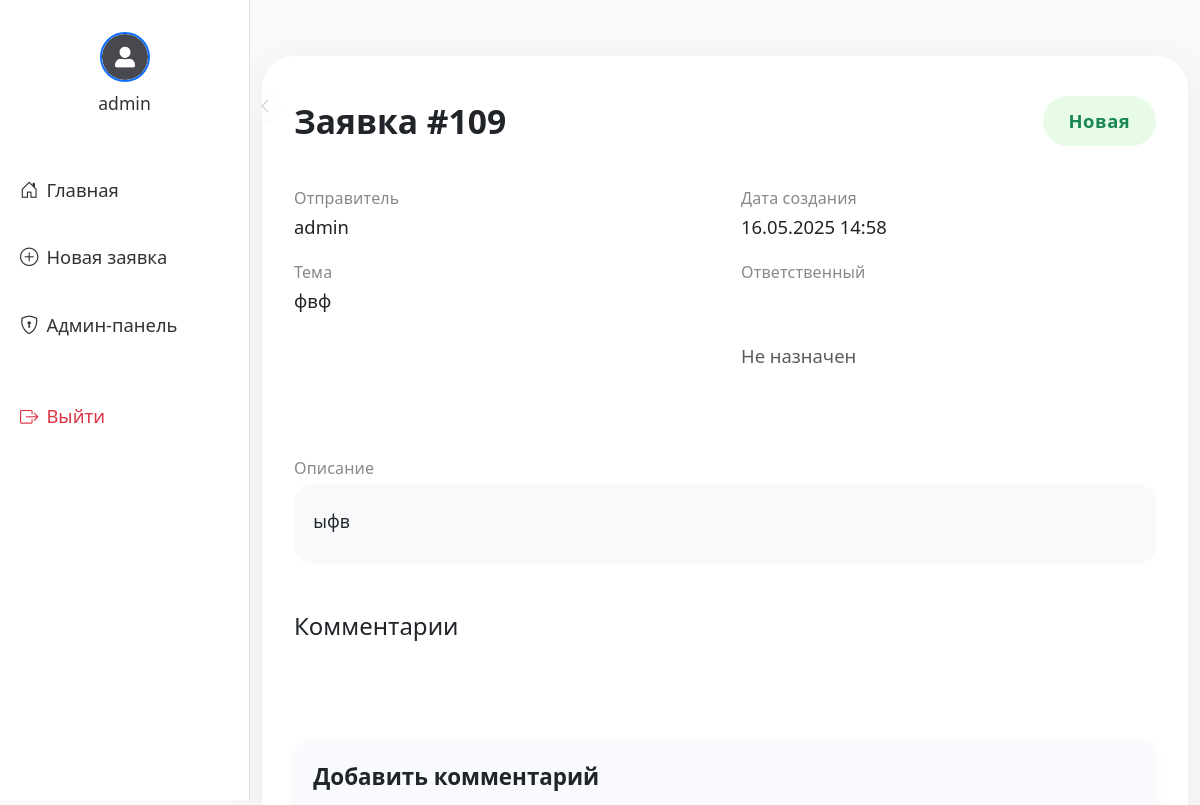
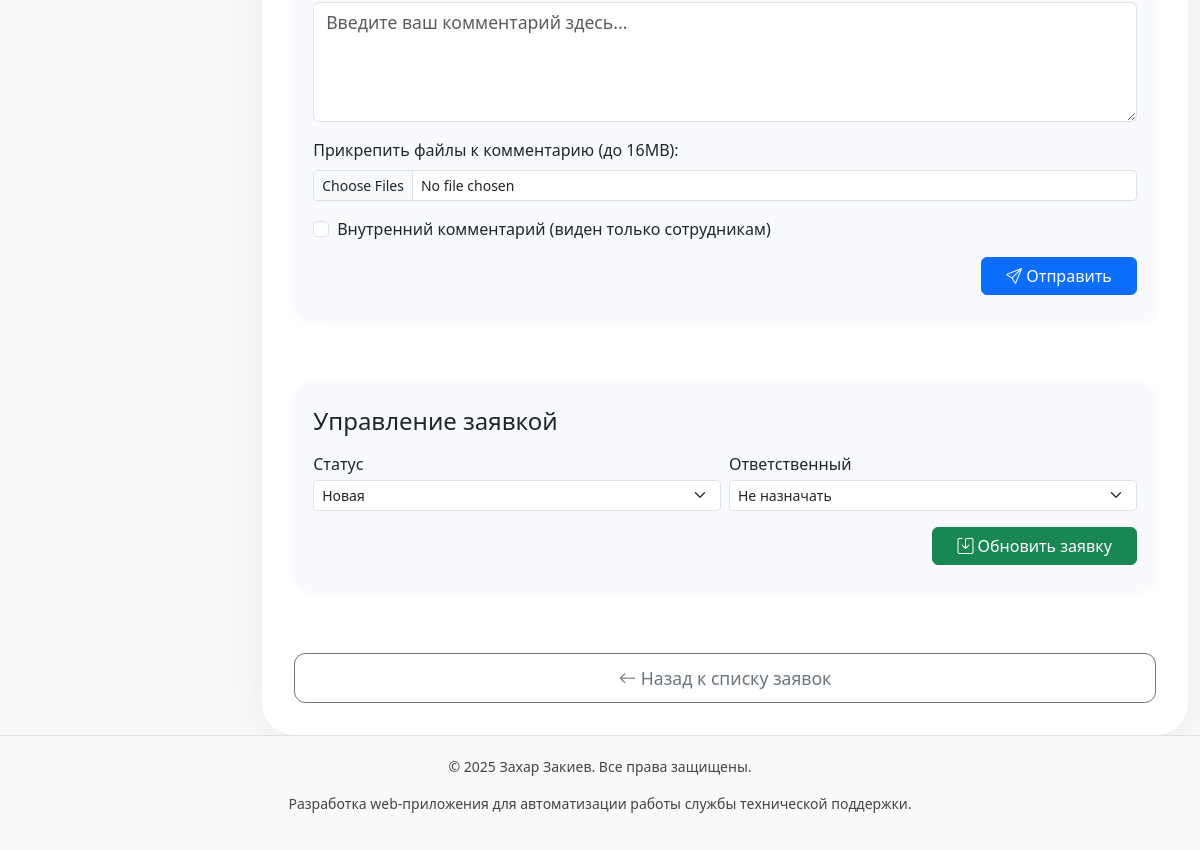
/ticket/109 (signed in), run on an earlier commit of the app's database (2 pictures, top to bottom).
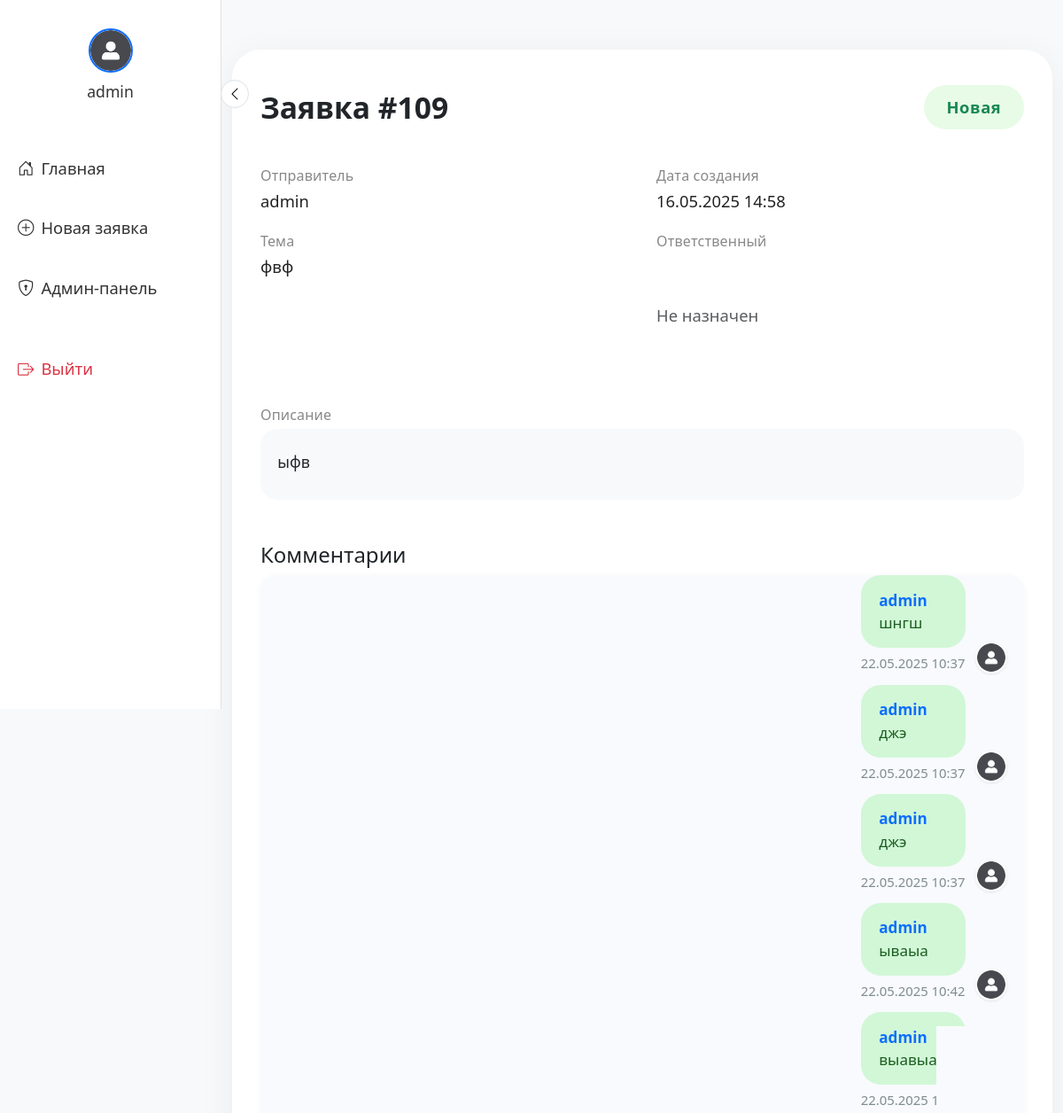
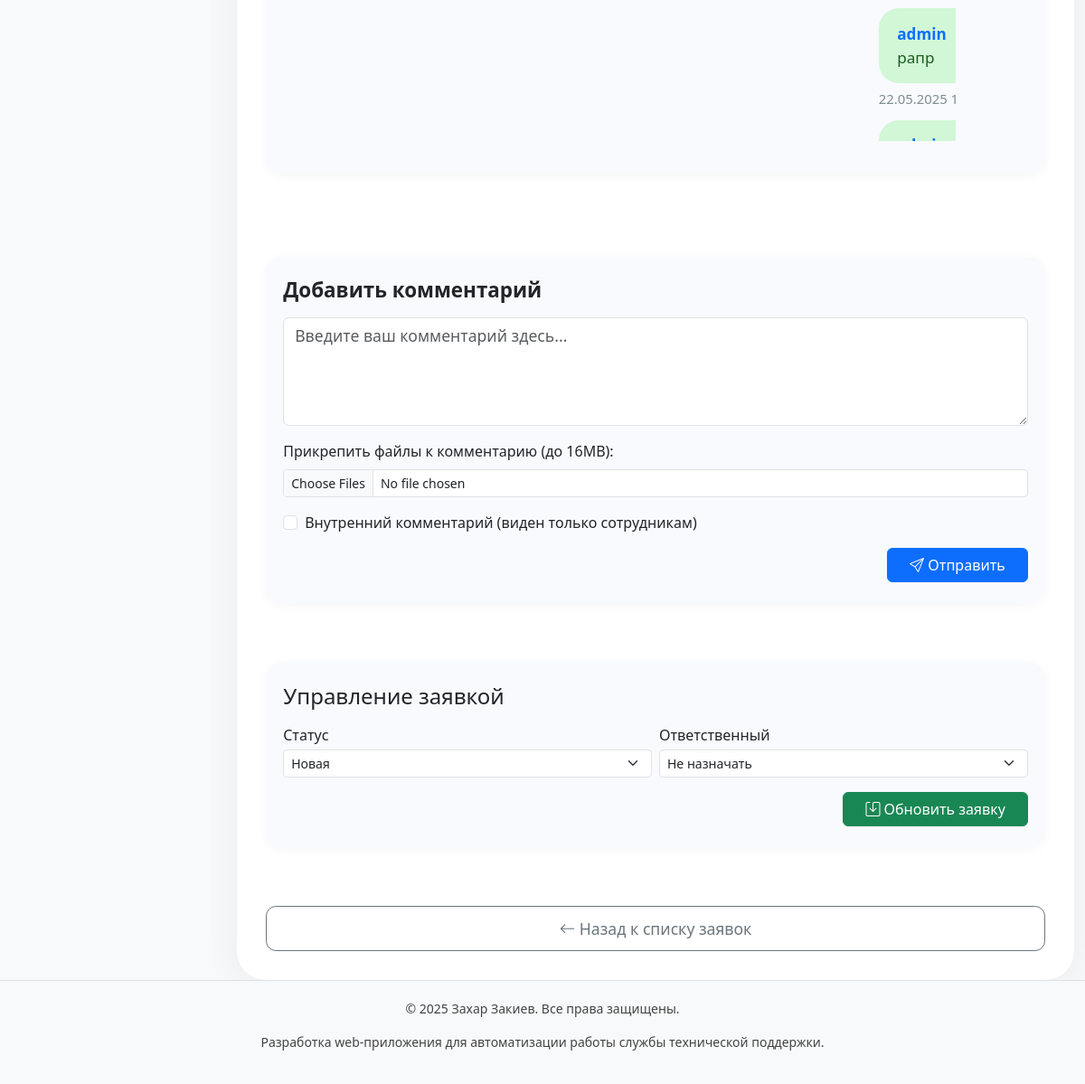
And on a later commit of the database (2 pictures, top to bottom).
### tables this page shows
CREATE TABLE tickets (
    id INTEGER PRIMARY KEY AUTOINCREMENT,
    sender TEXT NOT NULL,
    subject TEXT NOT NULL,
    body TEXT NOT NULL,
    status TEXT DEFAULT 'новая',
    created_at TIMESTAMP DEFAULT CURRENT_TIMESTAMP,
    user_id INTEGER
, assignee_id INTEGER, assigned_to INTEGER, attachment TEXT, public_token TEXT);

CREATE TABLE comments (
    id INTEGER PRIMARY KEY AUTOINCREMENT,
    ticket_id INTEGER NOT NULL,
    user_id INTEGER, -- NULLABLE, если комментарии могут оставлять неавторизованные пользователи (для public_ticket) или это системные сообщения
    author_name TEXT, -- Имя автора, если user_id IS NULL (например, email для public_ticket)
    body TEXT NOT NULL,
    created_at TIMESTAMP DEFAULT CURRENT_TIMESTAMP,
    is_internal BOOLEAN DEFAULT 0, -- 0 для публичного, 1 для внутреннего комментария (виден только сотрудникам)
    attachment TEXT, -- Имена прикрепленных файлов, через запятую
    FOREIGN KEY (ticket_id) REFERENCES tickets (id) ON DELETE CASCADE,
    FOREIGN KEY (user_id) REFERENCES users (id) ON DELETE SET NULL
);

CREATE TABLE users (
    id INTEGER PRIMARY KEY AUTOINCREMENT,
    username TEXT NOT NULL UNIQUE,
    email TEXT NOT NULL UNIQUE,
    password TEXT NOT NULL,
    role TEXT DEFAULT 'user',
    is_confirmed INTEGER DEFAULT 0,
    avatar TEXT DEFAULT 'default_avatar.png'
);

### app.py (the view, shortened to what this page needs)
@app.route("/ticket/<int:ticket_id>", methods=["GET", "POST"])
@login_required # Декоратор из вашего paste.txt
def ticket(ticket_id):
    with get_db_connection() as conn:
        ticket_data_row = conn.execute(
            "SELECT t.*, u_creator.username as creator_username FROM tickets t LEFT JOIN users u_creator ON t.user_id = u_creator.id WHERE t.id = ?",
            (ticket_id,)
        ).fetchone()
        if ticket_data_row is None:
            flash("Заявка не найдена.", "error")
            return redirect(url_for('dashboard'))
        current_user_id = session.get("user_id") # Из paste.txt сессия хранит user_id
        current_user_role = session.get("role")
        if current_user_role == "client" and ticket_data_row["user_id"] != current_user_id:
            flash("У вас нет доступа к этой заявке.", "error")
            return redirect(url_for('dashboard'))
        users_for_assign = conn.execute("SELECT id, username FROM users WHERE role IN ('admin', 'user')").fetchall()
        ticket_dict = dict(ticket_data_row)
        ticket_dict["sender"] = decode_sender(ticket_dict["sender"]) if ticket_dict["sender"] else ticket_dict["creator_username"]
        ticket_dict["subject"] = decode_sender(ticket_dict["subject"])
        comments_query_sql = """
            SELECT c.*, u.username as user_username, u.avatar as user_avatar
            FROM comments c
            LEFT JOIN users u ON c.user_id = u.id
            WHERE c.ticket_id = ?
        """
        if current_user_role == "client":
            comments_query_sql += " AND (c.is_internal = 0 OR c.is_internal IS NULL)"
        comments_query_sql += " ORDER BY c.created_at ASC" # или DESC для обратного порядка
        comments_list = conn.execute(comments_query_sql, (ticket_id,)).fetchall()
    return render_template("ticket.html", ticket=ticket_dict, users=users_for_assign, comments=comments_list)

### app.py (called while the page is built)
def get_db_connection():
    conn = sqlite3.connect(DB_PATH)
    conn.row_factory = sqlite3.Row
    return conn

def login_required(f):
    @wraps(f)
    def decorated_function(*args, **kwargs):
        if "user" not in session:
            return redirect("/login")
        return f(*args, **kwargs)
    return decorated_function

def decode_sender(encoded_sender):
    decoded_parts = decode_header(encoded_sender)
    decoded_str = ""
    for part, encoding in decoded_parts:
        if isinstance(part, bytes):
            decoded_str += part.decode(encoding or "utf-8")
        else:
            decoded_str += part
    return decoded_str

@app.template_filter('dt')
def dt(value):
    from datetime import datetime
    if hasattr(value, 'strftime'):
        return value.strftime('%d.%m.%Y %H:%M')
    try:
        dt = datetime.strptime(value, '%Y-%m-%d %H:%M:%S')
        return dt.strftime('%d.%m.%Y %H:%M')
    except Exception:
        return value

### templates/ticket.html (shortened to what this page needs)
{% extends "base.html" %}
{% block content %}
<div class="ticket-main-card">
    <div class="ticket-title-row">
        <h2>Заявка #{{ ticket.id }}</h2>
        <span class="ticket-status-badge
                {% if ticket.status == 'новая' %}bg-success
                {% elif ticket.status == 'в работе' %}bg-warning text-dark
                {% elif ticket.status == 'завершена' %}bg-secondary
                {% else %}bg-light text-dark
                {% endif %}">
            {{ ticket.status|capitalize }}
        </span>
    </div>
    <div class="ticket-details-row">
        <div class="ticket-details-col">
            <div class="ticket-details-label">Отправитель</div>
            <div class="ticket-details-value">{{ ticket.sender }}</div>
            <div class="ticket-details-label">Тема</div>
            <div class="ticket-details-value">{{ ticket.subject }}</div>
        </div>
        <div class="ticket-details-col">
            <div class="ticket-details-label">Дата создания</div>
            <div class="ticket-details-value">{{ ticket.created_at|dt }}</div>
            <div class="ticket-details-label">Ответственный</div>
            <div class="ticket-details-value">
                {% if ticket.assigned_username %}
                {{ ticket.assigned_username }}
                {% else %}
                <span class="text-muted">Не назначен</span>
                {% endif %}
            </div>
        </div>
    </div>
    <div>
        <div class="ticket-details-label mb-1">Описание</div>
        <div class="ticket-description-block">{{ ticket.body | safe }}</div>
    </div>
    <div class="chat-section">
        <h4>Комментарии</h4>
        <div id="comments-chat-list" class="chat-list">
            {% include 'comments_partial.html' %}
        </div>
    </div>
    <div class="add-comment-form">
        <h4>Добавить комментарий</h4>
        <form method="POST" action="{{ url_for('add_comment_route', ticket_id=ticket.id) }}"
            enctype="multipart/form-data" id="comment-form">
            <div class="mb-3">
                <textarea class="form-control" id="comment_body" name="body" rows="4"
                    placeholder="Введите ваш комментарий здесь..." required></textarea>
            </div>
            <div class="mb-3">
                <label for="comment_files" class="form-label">Прикрепить файлы к комментарию (до 16MB):</label>
                <input class="form-control form-control-sm" type="file" id="comment_files" name="comment_files[]"
                    multiple>
            </div>
            {% if session.get("role") in ["admin", "user"] %}
            <div class="form-check mb-3">
                <input class="form-check-input" type="checkbox" name="is_internal" id="is_internal_comment">
                <label class="form-check-label" for="is_internal_comment">
                    Внутренний комментарий (виден только сотрудникам)
                </label>
            </div>
            {% endif %}
            <div class="text-end">
                <button type="submit" class="btn btn-primary px-4">
                    <i class="bi bi-send"></i> Отправить
                </button>
            </div>
        </form>
    </div>
    {% if session.get("role") in ["admin", "user"] %}
    <div class="ticket-form-block mt-4">
        <h4 class="mb-3">Управление заявкой</h4>
        <form method="POST" action="{{ url_for('ticket', ticket_id=ticket.id) }}">
            <div class="row g-2 align-items-end">
                <div class="col-md-6">
                    <label for="status" class="form-label mb-1">Статус</label>
                    <select name="status" class="form-select form-select-sm" required>
                        <option value="новая" {% if ticket.status=='новая' %}selected{% endif %}>Новая</option>
                    </select>
                </div>
                <div class="col-md-6">
                    <label for="assigned_to" class="form-label mb-1">Ответственный</label>
                    <select name="assigned_to" class="form-select form-select-sm">
                        <option value="">Не назначать</option>
                    </select>
                </div>
            </div>
            <div class="text-end mt-3">
                <button type="submit" class="btn btn-success px-4">
                    <i class="bi bi-save me-1"></i>Обновить заявку
                </button>
            </div>
        </form>
    </div>
    {% endif %}
    <a class="btn btn-outline-secondary ticket-btn-secondary w-100 mt-4" href="{{ url_for('dashboard') }}">
        <i class="bi bi-arrow-left"></i> Назад к списку заявок
    </a>
</div>
{% endblock %}

### templates/base.html (shortened to what this page needs)
<!DOCTYPE html>
<html lang="ru">
<head>
    <link href="https://cdn.jsdelivr.net/npm/bootstrap@5.3.0/dist/css/bootstrap.min.css" rel="stylesheet">
    <link href="https://cdnjs.cloudflare.com/ajax/libs/bootstrap-icons/1.8.1/font/bootstrap-icons.min.css"
        rel="stylesheet">
</head>
<body class="bg-light d-flex flex-column min-vh-100">
    <nav id="sidebar" class="sidebar d-none d-lg-flex">
        <div class="avatar-wrapper">
            <a href="{{ url_for('profile') }}" class="avatar-link" title="Профиль">
                <img src="{{ url_for('uploaded_file', filename=session.get('user_avatar', 'default_avatar.png')) }}"
                    alt="Аватар">
                <span>{{ session.get('user', 'Профиль') }}</span>
            </a>
        </div>
        <button class="sidebar-toggler" id="sidebarToggle" title="Свернуть/развернуть меню">
            <i class="bi bi-chevron-left"></i>
        </button>
        <ul class="nav flex-column mt-4 w-100">
            <li class="nav-item mb-2">
                <a class="nav-link d-flex align-items-center {% if request.endpoint=='dashboard' %}active{% endif %}"
                    href="{{ url_for('dashboard') }}">
                    <i class="bi bi-house-door me-2"></i>
                    <span class="sidebar-text">Главная</span>
                </a>
            </li>
            <li class="nav-item mb-2">
                <a class="nav-link d-flex align-items-center {% if request.endpoint=='create' %}active{% endif %}"
                    href="{{ url_for('create') }}">
                    <i class="bi bi-plus-circle me-2"></i>
                    <span class="sidebar-text">Новая заявка</span>
                </a>
            </li>
            {% if session.get('role') == 'admin' %}
            <li class="nav-item mb-2">
                <a class="nav-link d-flex align-items-center {% if request.endpoint=='admin_dashboard' %}active{% endif %}"
                    href="{{ url_for('admin_dashboard') }}">
                    <i class="bi bi-shield-lock me-2"></i>
                    <span class="sidebar-text">Админ-панель</span>
                </a>
            </li>
            {% endif %}
            <li class="nav-item mt-4">
                <a class="nav-link text-danger d-flex align-items-center" href="{{ url_for('logout') }}">
                    <i class="bi bi-box-arrow-right me-2"></i>
                    <span class="sidebar-text">Выйти</span>
                </a>
            </li>
        </ul>
    </nav>
    <div class="content-area">
        <div class="container-fluid">
            {% block content %}{% endblock %}
        </div>
    </div>
    <footer class="text-center mt-auto">
        <p>&copy; 2025 Захар Закиев. Все права защищены.</p>
        <p>Разработка web-приложения для автоматизации работы службы технической поддержки.</p>
    </footer>
</body>
</html>

### templates/comments_partial.html (shortened to what this page needs)
{% for comment in comments %}
    {% set is_own = (session.get('user_id') and comment.user_id == session.get('user_id')) %}
    <div class="chat-message
        {% if is_own %} own{% endif %}
        {% if comment.is_internal and session.role != 'client' %} internal{% endif %}">
        <img class="chat-avatar"
             src="{{ url_for('static', filename='uploads/' + (comment.user_avatar if comment.user_avatar else 'default_avatar.png')) }}"
             alt="Аватар"
             onerror="this.onerror=null;this.src='{{ url_for('static', filename='uploads/default_avatar.png') }}';">
        <div>
            <div class="chat-bubble">
                <div>
                    {% if comment.user_id and comment.user_username %}
                        <span class="chat-author">{{ comment.user_username }}</span>
                    {% else %}
                        <span class="chat-author">Система</span>
                    {% endif %}
                </div>
                <div>{{ comment.body | safe }}</div>
            </div>
            <div class="chat-meta">
                <span>{{ comment.created_at|dt }}</span>
            </div>
        </div>
    </div>
{% endfor %}

### templates/base.html (style rules this page uses)
html { overflow-y: scroll; }
body { overflow-x: hidden; }
.sidebar { min-height: 100vh; width: 250px; transition: width 0.2s; background: #fff; border-right: 1px solid #dee2e6; position: fixed; top: 0; left: 0; z-index: 1030; display: flex; flex-direction: column; align-items: center; }
.avatar-wrapper { width: 100%; display: flex; justify-content: center; align-items: center; padding: 2rem 0 1.2rem 0; }
.avatar-link { display: flex; flex-direction: column; align-items: center; text-decoration: none; }
.avatar-link img { width: 50px; height: 50px; object-fit: cover; border-radius: 50%; border: 2px solid #0d6dfd; }
.avatar-link span { margin-top: 0.5rem; font-size: 1.1rem; color: #333; font-weight: 500; white-space: nowrap; transition: opacity 0.2s; }
.sidebar .nav-link { color: #333; font-size: 1.15rem; padding: 1rem 1.25rem; transition: background 0.2s, color 0.2s; white-space: nowrap; }
.sidebar .nav-link .sidebar-text { transition: opacity 0.2s; }
.sidebar-toggler { position: absolute; left: 100%; top: 90px; opacity: 0.2; transition: opacity 0.2s; z-index: 1050; background: #fff; border-radius: 50%; width: 32px; height: 32px; border: 1px solid #dee2e6; display: flex; align-items: center; justify-content: center; }
.content-area { margin-left: 250px; transition: margin-left 0.2s; padding-top: 32px; }
footer { background-color: #f8f9fa; color: #444; padding: 20px; font-size: 14px; text-align: center; border-top: 1px solid #e0e0e0; }

What changed in the data, as far as the page shows it:
added comments: avatar (placeholder picture), user_username "admin", body "шнгш", created_at|dt "22.05.2025 10:37"
added comments: avatar (placeholder picture), user_username "admin", body "джэ", created_at|dt "22.05.2025 10:37"
added comments: avatar (placeholder picture), user_username "admin", body "джэ", created_at|dt "22.05.2025 10:37"
added comments: avatar (placeholder picture), user_username "admin", body "ываыа", created_at|dt "22.05.2025 10:42"
added comments: avatar (placeholder picture), user_username "admin", body "выавыа", created_at|dt "22.05.2025 10:45"
added comments: avatar (placeholder picture), user_username "admin", body "рапр", created_at|dt "22.05.2025 10:55"
added comments: user_username "admin"
